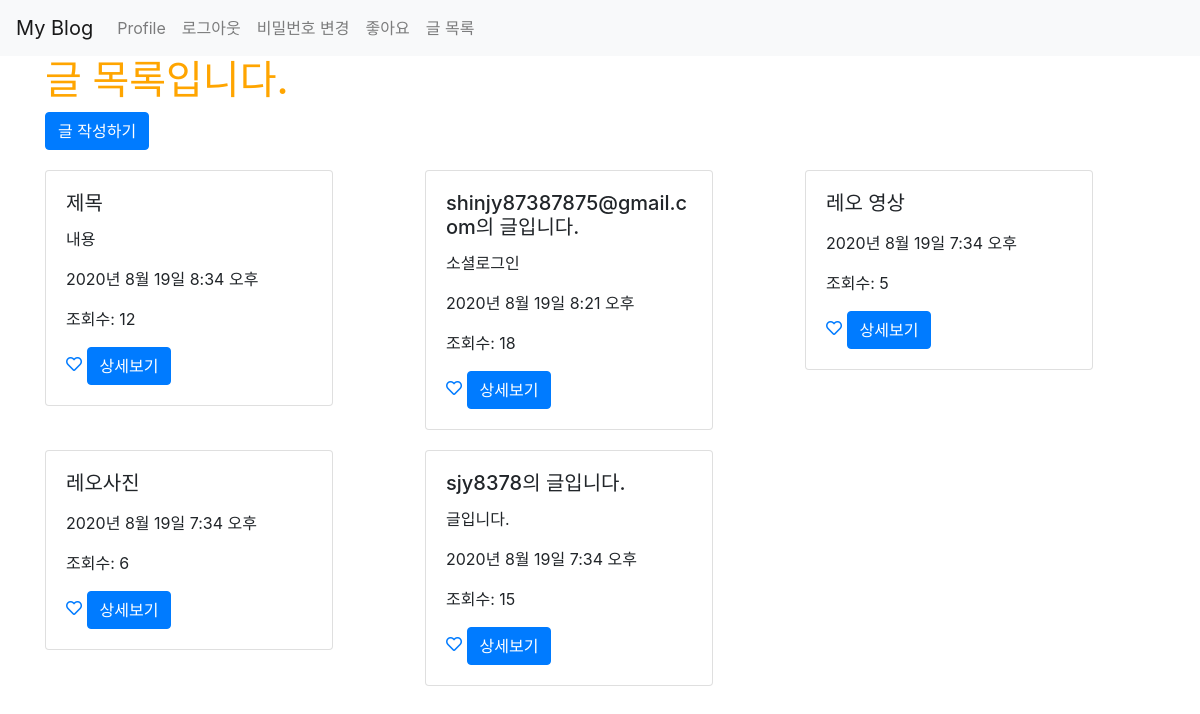
/posts/ (signed in), run on an earlier commit of the app's database.
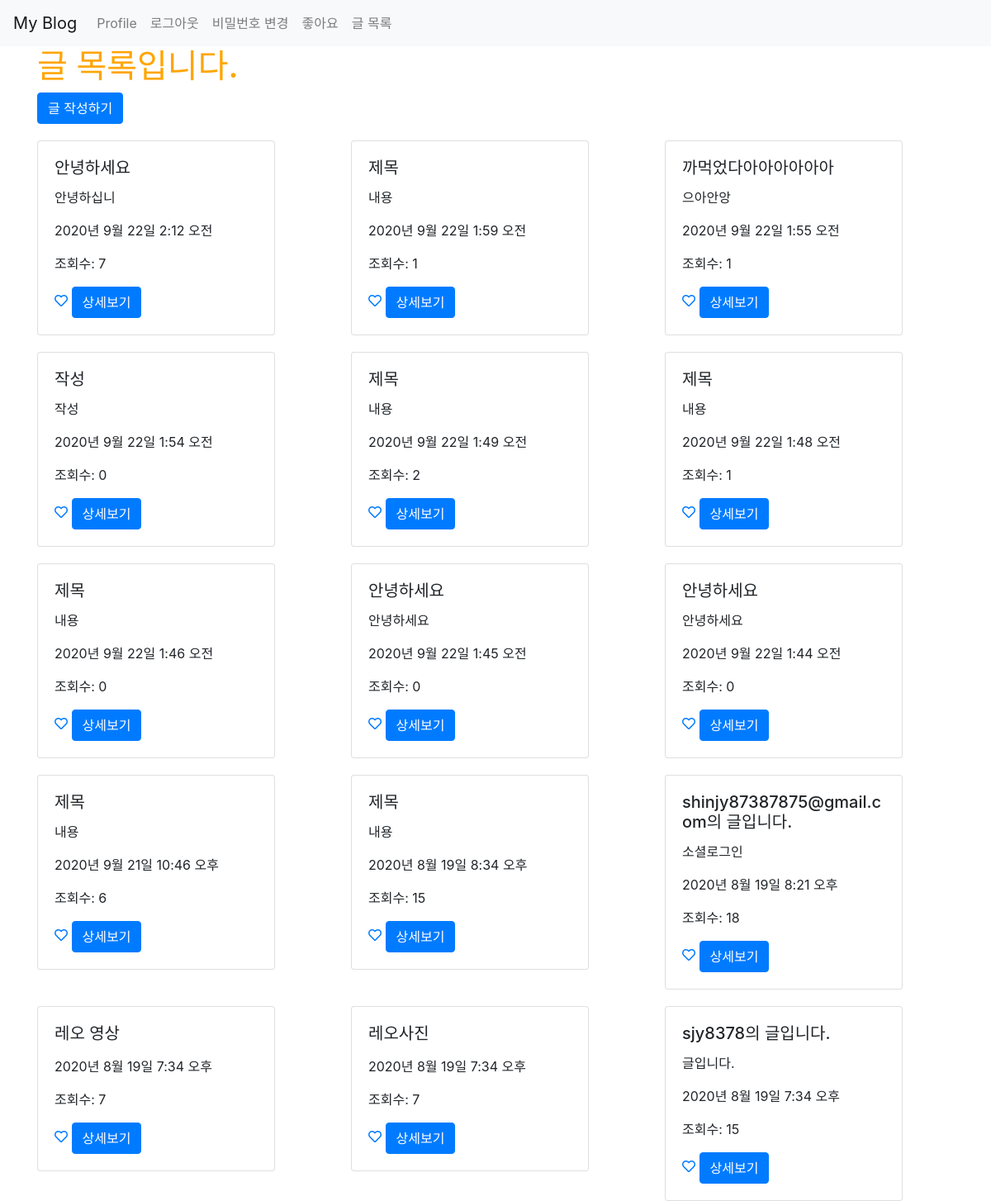
And on a later commit of the database.
### posts/models.py (models this page shows, shortened)
class Post(models.Model):
    title=models.CharField(max_length=50, null=False)
    content=models.TextField()
    view_count=models.IntegerField(default=0)#데이터 타입:정수형
    image = models.ImageField(upload_to='images/', null=True)
    created_at=models.DateTimeField(auto_now_add=True)#datetime:날짜+시간/date=날짜
    updated_at=models.DateTimeField(auto_now=True)
    user = models.ForeignKey(User, on_delete = models.CASCADE, null=True)#유저가 없어지면 포스트를 지우기 위해서 케스케이드(on _delete) 넣음
    like_user_set = models.ManyToManyField(User, blank=True, related_name="like_user_set", through="Like")

### posts/views.py (the view)
# urls.py: path('', views.main, name="main"),
def main(request):
    posts=Post.objects.all().order_by('-created_at')
    return render(request, 'posts/main.html', {'posts':posts})

### posts/templates/posts/main.html
{% extends 'base.html' %}
{% load static %}
{% block content %}
{% include 'shared/_navbar.html'%}
{% if user.is_authenticated %}
    <div class="container">
     <h1>글 목록입니다.</h1>
     <a href="{% url 'posts:new' %}" class="btn btn-primary">글 작성하기</a>
     <div class="row">
         {% for post in posts %}
         <div class="col-md-4 col-12">
              <div class="card" style="width: 18rem; margin-top: 20px;">
                   <div class="card-body">
                       <h5 class="card-title">{{ post.title }}</h5>
                        <p class="card-text">{{ post.content }}</p>
                         <p>{{ post.created_at }}</p>
                         <p>조회수: {{post.view_count}}</p>
                         <a href="{% url 'posts:post_like' post.id %}">
                            {% if user in post.like_user_set.all %}
                                <i class="fas fa-heart"></i>
                            {% else %}
                                <i class="far fa-heart"></i>
                            {% endif %}
                        </a>
                          <a href="{% url 'posts:show' post.pk %}" class="btn btn-primary">상세보기</a>
                        </div>
                    </div>
                </div>
                 {% endfor %}
            </div>
         </div>
        {% else %}
            <h3>로그인 후 이용 가능합니다.</h3>
            <a href="{% url 'account_login' %}" class="btn btn-warning"> 로그인</a>
            <a href="{% url 'account_signup' %}" class="btn btn-warning"> 회원가입</a>
        {% endif %}
    {% endblock %}

### myblog/templates/base.html (shortened to what this page needs)
{%load static %}
<!doctype html>
<html lang="en">
  <head>
    <link rel="stylesheet" href="https://stackpath.bootstrapcdn.com/bootstrap/4.5.0/css/bootstrap.min.css">
    <link rel="stylesheet" href="{% static 'css/project.css' %}">
    <link rel="stylesheet" href="https://cdnjs.cloudflare.com/ajax/libs/font-awesome/5.8.2/css/all.min.css"/>
  </head>
  <body>
    {% block content %}
    {% endblock %}
  </body>
</html>

### myblog/templates/shared/_navbar.html (shortened to what this page needs)
<nav class="navbar navbar-expand-lg navbar-light bg-light">
    <a class="navbar-brand" href="{% url 'main'%}">My Blog</a>
    <div class="collapse navbar-collapse" id="navbarTogglerDemo03">
      <ul class="navbar-nav mr-auto mt-2 mt-lg-0">
        <li class="nav-item">
          <a class="nav-link" href="{% url 'introduction:profile' %}">Profile</a>
        </li>
        {% if user.is_authenticated %}
        <li class="nav-item">
          <a class="nav-link" href="{% url 'account_logout' %}">로그아웃</a>
        </li>
        <li class="nav-item">
          <a class="nav-link" href="{% url 'account_change_password' %}">비밀번호 변경</a>
        </li>
        <li class-"nav-item">
          <a class="nav-link"href="{% url 'posts:like_list' %}">좋아요</a>
        </li>
        {% endif %}
        <li class="nav-item">
          <a class="nav-link" href="{% url 'posts:main' %}" tabindex="-1" aria-disabled="true">글 목록</a>
        </li>
      </ul>
    </div>
  </nav>

### myblog/static/css/project.css (style rules this page uses)
h1 { color:orange; }

What changed in the data, as far as the page shows it:
added Post: title "안녕하세요", content "안녕하십니", created_at "2020년 9월 22일 2:12 오전", view_count "7"
added Post: title "제목", content "내용", created_at "2020년 9월 22일 1:59 오전", view_count "1"
added Post: title "까먹었다아아아아아아", content "으아안앙", created_at "2020년 9월 22일 1:55 오전", view_count "1"
added Post: title "작성", content "작성", created_at "2020년 9월 22일 1:54 오전", view_count "0"
added Post: title "제목", content "내용", created_at "2020년 9월 22일 1:49 오전", view_count "2"
added Post: title "제목", content "내용", created_at "2020년 9월 22일 1:48 오전", view_count "1"
added Post: title "제목", content "내용", created_at "2020년 9월 22일 1:46 오전", view_count "0"
added Post: title "안녕하세요", content "안녕하세요", created_at "2020년 9월 22일 1:45 오전", view_count "0"
added Post: title "안녕하세요", content "안녕하세요", created_at "2020년 9월 22일 1:44 오전", view_count "0"
added Post: title "제목", content "내용", created_at "2020년 9월 21일 10:46 오후", view_count "6"
changed Post "2020년 8월 19일 8:34 오후": view_count "12" → "15"
changed Post "레오 영상": view_count "5" → "7"
changed Post "레오사진": view_count "6" → "7"
